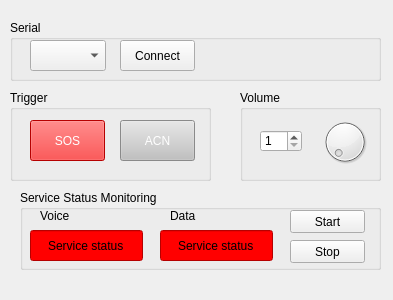
<?xml version="1.0" encoding="UTF-8"?>
<ui version="4.0">
 <class>Form</class>
 <widget class="QWidget" name="Form">
  <property name="geometry">
   <rect>
    <x>0</x>
    <y>0</y>
    <width>393</width>
    <height>300</height>
   </rect>
  </property>
  <property name="windowTitle">
   <string>Form</string>
  </property>
  <widget class="QGroupBox" name="groupBox">
   <property name="geometry">
    <rect>
     <x>10</x>
     <y>90</y>
     <width>201</width>
     <height>91</height>
    </rect>
   </property>
   <property name="title">
    <string>Trigger</string>
   </property>
   <widget class="QPushButton" name="AcnButton">
    <property name="geometry">
     <rect>
      <x>110</x>
      <y>30</y>
      <width>75</width>
      <height>41</height>
     </rect>
    </property>
    <property name="styleSheet">
     <string notr="true">color: rgb(255, 255, 255);
background-color: rgb(193, 193, 193);
font: 75 16pt &quot;Consolas&quot;;</string>
    </property>
    <property name="text">
     <string>ACN</string>
    </property>
   </widget>
   <widget class="QPushButton" name="SosButton">
    <property name="geometry">
     <rect>
      <x>20</x>
      <y>30</y>
      <width>75</width>
      <height>41</height>
     </rect>
    </property>
    <property name="styleSheet">
     <string notr="true">background-color: rgb(255, 0, 0);
font: 75 16pt &quot;Consolas&quot;;
color: rgb(255, 255, 255);</string>
    </property>
    <property name="text">
     <string>SOS</string>
    </property>
   </widget>
  </widget>
  <widget class="QGroupBox" name="groupBox_2">
   <property name="geometry">
    <rect>
     <x>240</x>
     <y>90</y>
     <width>141</width>
     <height>91</height>
    </rect>
   </property>
   <property name="title">
    <string>Volume</string>
   </property>
   <widget class="QSpinBox" name="VolumeSpinBox">
    <property name="geometry">
     <rect>
      <x>20</x>
      <y>40</y>
      <width>42</width>
      <height>22</height>
     </rect>
    </property>
    <property name="minimum">
     <number>1</number>
    </property>
    <property name="maximum">
     <number>9</number>
    </property>
   </widget>
   <widget class="QDial" name="volumeDial">
    <property name="geometry">
     <rect>
      <x>80</x>
      <y>20</y>
      <width>50</width>
      <height>64</height>
     </rect>
    </property>
    <property name="minimum">
     <number>1</number>
    </property>
    <property name="maximum">
     <number>9</number>
    </property>
   </widget>
  </widget>
  <widget class="QGroupBox" name="groupBox_3">
   <property name="geometry">
    <rect>
     <x>10</x>
     <y>20</y>
     <width>371</width>
     <height>61</height>
    </rect>
   </property>
   <property name="title">
    <string>Serial</string>
   </property>
   <widget class="QPushButton" name="Connect">
    <property name="geometry">
     <rect>
      <x>110</x>
      <y>20</y>
      <width>75</width>
      <height>31</height>
     </rect>
    </property>
    <property name="text">
     <string>Connect</string>
    </property>
   </widget>
   <widget class="QComboBox" name="COMportComboBox">
    <property name="geometry">
     <rect>
      <x>20</x>
      <y>20</y>
      <width>76</width>
      <height>31</height>
     </rect>
    </property>
   </widget>
  </widget>
  <widget class="QGroupBox" name="groupBox_4">
   <property name="geometry">
    <rect>
     <x>20</x>
     <y>190</y>
     <width>361</width>
     <height>80</height>
    </rect>
   </property>
   <property name="title">
    <string>Service Status Monitoring</string>
   </property>
   <widget class="QPushButton" name="MonitoringStartButton">
    <property name="geometry">
     <rect>
      <x>270</x>
      <y>20</y>
      <width>75</width>
      <height>23</height>
     </rect>
    </property>
    <property name="text">
     <string>Start</string>
    </property>
   </widget>
   <widget class="QPushButton" name="MonitoringStopButton">
    <property name="geometry">
     <rect>
      <x>270</x>
      <y>50</y>
      <width>75</width>
      <height>23</height>
     </rect>
    </property>
    <property name="text">
     <string>Stop</string>
    </property>
   </widget>
   <widget class="QLineEdit" name="VoiceStatelineEdit">
    <property name="geometry">
     <rect>
      <x>10</x>
      <y>40</y>
      <width>113</width>
      <height>31</height>
     </rect>
    </property>
    <property name="whatsThis">
     <string>&lt;html&gt;&lt;head/&gt;&lt;body&gt;&lt;p align=&quot;center&quot;&gt;&lt;br/&gt;&lt;/p&gt;&lt;/body&gt;&lt;/html&gt;</string>
    </property>
    <property name="styleSheet">
     <string notr="true">background-color: rgb(255, 0, 0);
color: rgb(0, 0, 0);
font: 75 10pt &quot;Consolas&quot;;</string>
    </property>
    <property name="text">
     <string>Service status</string>
    </property>
    <property name="alignment">
     <set>Qt::AlignCenter</set>
    </property>
   </widget>
   <widget class="QLineEdit" name="DataStateLineEdit">
    <property name="geometry">
     <rect>
      <x>140</x>
      <y>40</y>
      <width>113</width>
      <height>31</height>
     </rect>
    </property>
    <property name="styleSheet">
     <string notr="true">background-color: rgb(255, 0, 0);
border-color: rgb(0, 0, 0);
color: rgb(0, 0, 0);
font: 75 10pt &quot;Consolas&quot;;</string>
    </property>
    <property name="text">
     <string>Service status</string>
    </property>
    <property name="alignment">
     <set>Qt::AlignCenter</set>
    </property>
   </widget>
   <widget class="QLabel" name="label">
    <property name="geometry">
     <rect>
      <x>20</x>
      <y>20</y>
      <width>56</width>
      <height>12</height>
     </rect>
    </property>
    <property name="text">
     <string>Voice</string>
    </property>
   </widget>
   <widget class="QLabel" name="label_2">
    <property name="geometry">
     <rect>
      <x>150</x>
      <y>20</y>
      <width>56</width>
      <height>12</height>
     </rect>
    </property>
    <property name="text">
     <string>Data</string>
    </property>
   </widget>
  </widget>
 </widget>
 <layoutdefault spacing="6" margin="11"/>
 <resources/>
 <connections>
  <connection>
   <sender>volumeDial</sender>
   <signal>valueChanged(int)</signal>
   <receiver>VolumeSpinBox</receiver>
   <slot>setValue(int)</slot>
   <hints>
    <hint type="sourcelabel">
     <x>343</x>
     <y>139</y>
    </hint>
    <hint type="destinationlabel">
     <x>276</x>
     <y>137</y>
    </hint>
   </hints>
  </connection>
  <connection>
   <sender>VolumeSpinBox</sender>
   <signal>valueChanged(int)</signal>
   <receiver>volumeDial</receiver>
   <slot>setValue(int)</slot>
   <hints>
    <hint type="sourcelabel">
     <x>275</x>
     <y>147</y>
    </hint>
    <hint type="destinationlabel">
     <x>338</x>
     <y>154</y>
    </hint>
   </hints>
  </connection>
 </connections>
</ui>
